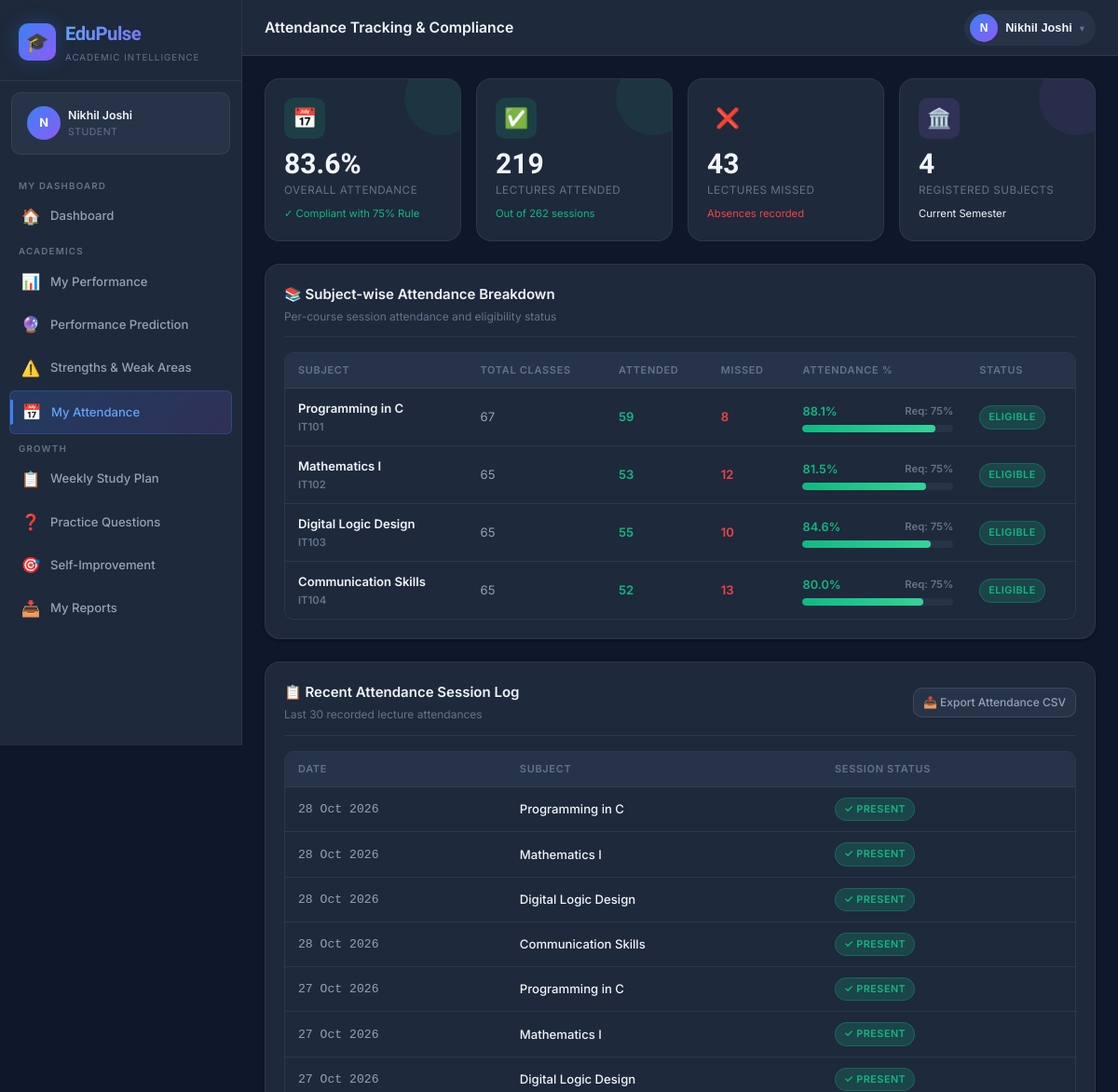
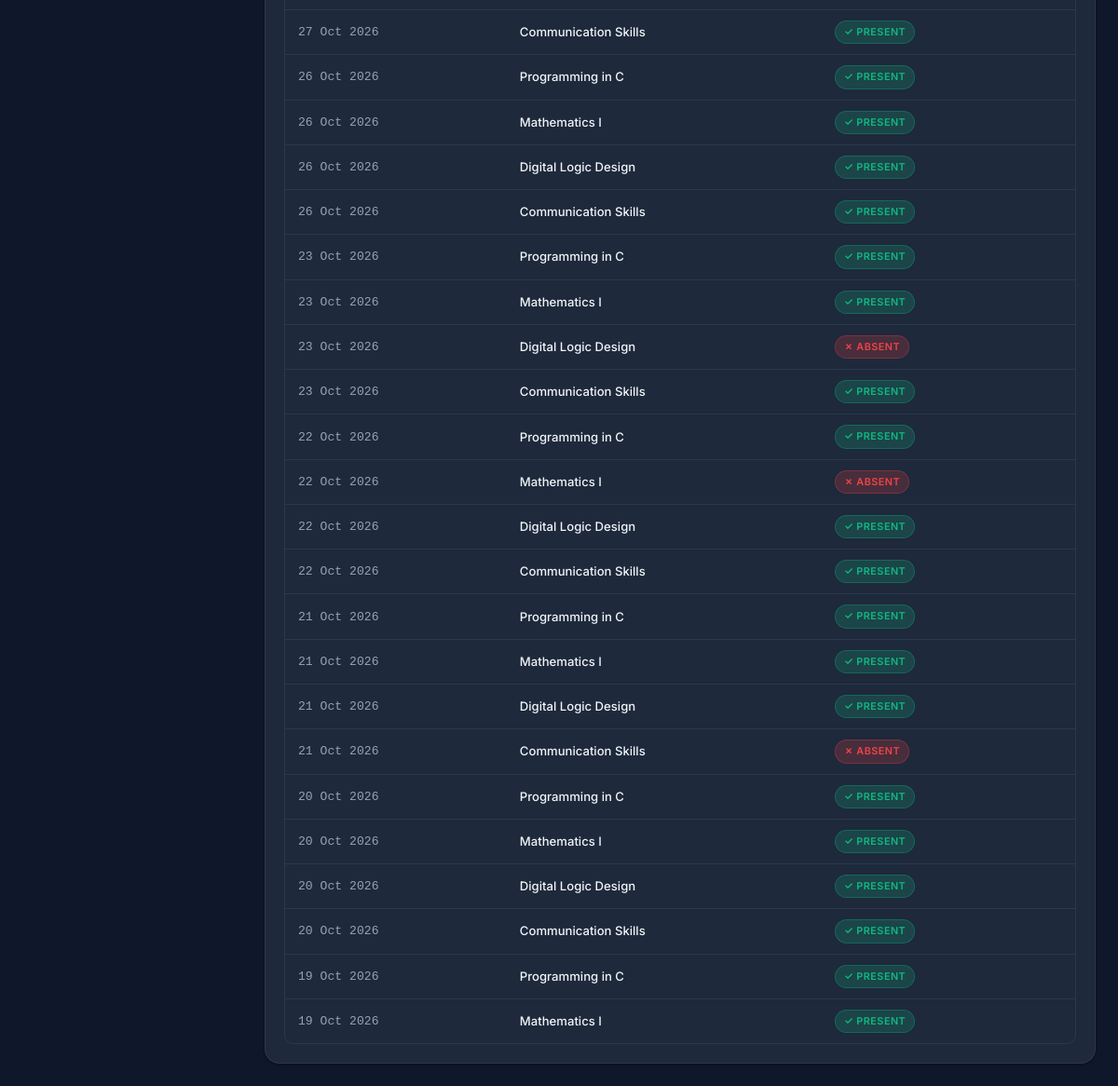
The app's page /student/attendance (signed in) with its own data (2 pictures, top to bottom).
### models.py (models this page shows, shortened)
class Student(db.Model):
    __tablename__ = 'students'
    id = db.Column(db.Integer, primary_key=True)
    user_id = db.Column(db.Integer, db.ForeignKey('users.id'), unique=True, nullable=False)
    roll_number = db.Column(db.String(50), unique=True, nullable=False)
    name = db.Column(db.String(100), nullable=False)
    email = db.Column(db.String(120))
    phone = db.Column(db.String(20))
    department_id = db.Column(db.Integer, db.ForeignKey('departments.id'), nullable=False)
    section_id = db.Column(db.Integer, db.ForeignKey('sections.id'))
    academic_year_id = db.Column(db.Integer, db.ForeignKey('academic_years.id'))
    current_semester = db.Column(db.Integer, default=1)
    date_of_birth = db.Column(db.Date)
    gender = db.Column(db.String(10))
    is_active = db.Column(db.Boolean, default=True)
    enrolled_at = db.Column(db.DateTime, default=datetime.utcnow)
    academic_year = db.relationship('AcademicYear', backref='students')
    marks = db.relationship('Mark', backref='student', lazy=True)
    attendance_records = db.relationship('AttendanceRecord', backref='student', lazy=True)
    tasks = db.relationship('StudentTask', backref='student', lazy=True)
    goals = db.relationship('StudentGoal', backref='student', lazy=True)
    question_attempts = db.relationship('QuestionAttempt', backref='student', lazy=True)

class User(UserMixin, db.Model):
    __tablename__ = 'users'
    id = db.Column(db.Integer, primary_key=True)
    unique_id = db.Column(db.String(50), unique=True, nullable=False)
    password_hash = db.Column(db.String(256), nullable=False)
    role = db.Column(db.String(20), nullable=False)  # 'admin', 'faculty', 'student'
    is_active = db.Column(db.Boolean, default=True)
    last_login = db.Column(db.DateTime)
    created_at = db.Column(db.DateTime, default=datetime.utcnow)
    student = db.relationship('Student', backref='user', uselist=False, lazy=True)
    faculty = db.relationship('Faculty', backref='user', uselist=False, lazy=True)
    admin = db.relationship('Admin', backref='user', uselist=False, lazy=True)

class Subject(db.Model):
    __tablename__ = 'subjects'
    id = db.Column(db.Integer, primary_key=True)
    code = db.Column(db.String(20), nullable=False)
    name = db.Column(db.String(100), nullable=False)
    department_id = db.Column(db.Integer, db.ForeignKey('departments.id'), nullable=False)
    semester = db.Column(db.Integer, nullable=False)
    credits = db.Column(db.Integer, default=3)
    subject_type = db.Column(db.String(20), default='theory')  # theory, lab, project
    is_active = db.Column(db.Boolean, default=True)
    examinations = db.relationship('Examination', backref='subject', lazy=True)
    marks = db.relationship('Mark', backref='subject', lazy=True)
    attendance_records = db.relationship('AttendanceRecord', backref='subject', lazy=True)
    questions = db.relationship('Question', backref='subject', lazy=True)
    __table_args__ = (db.UniqueConstraint('code', 'department_id', 'semester', name='uq_subject_dept_sem'),)

class AttendanceRecord(db.Model):
    __tablename__ = 'attendance_records'
    id = db.Column(db.Integer, primary_key=True)
    student_id = db.Column(db.Integer, db.ForeignKey('students.id'), nullable=False)
    subject_id = db.Column(db.Integer, db.ForeignKey('subjects.id'), nullable=False)
    date = db.Column(db.Date, nullable=False)
    status = db.Column(db.String(10), nullable=False)  # 'present', 'absent', 'late'
    recorded_by = db.Column(db.Integer, db.ForeignKey('faculty.id'))
    recorded_at = db.Column(db.DateTime, default=datetime.utcnow)
    recorder = db.relationship('Faculty', backref='recorded_attendance')
    __table_args__ = (db.UniqueConstraint('student_id', 'subject_id', 'date', name='uq_attendance'),)

### routes/student.py (the view)
@student_bp.route('/attendance')
@student_required
def attendance():
    stu = get_current_student()
    if not stu:
        return redirect(url_for('auth.login'))
    subjects = Subject.query.filter_by(department_id=stu.department_id,
                                       semester=stu.current_semester).all()
    if not subjects:
        subjects = Subject.query.filter_by(department_id=stu.department_id).all()
    subject_att = []
    total_classes_all = 0
    attended_classes_all = 0
    for subj in subjects:
        records = AttendanceRecord.query.filter_by(student_id=stu.id, subject_id=subj.id).all()
        agg = StudentAggregateAttendance.query.filter_by(student_id=stu.id, subject_id=subj.id).first()
        if records:
            total = len(records)
            present = sum(1 for r in records if r.status == 'present')
            pct = round(present / total * 100, 1) if total > 0 else 0
        elif agg:
            total = agg.total_classes
            present = agg.attended_classes
            pct = agg.attendance_percentage or (round(present / total * 100, 1) if total > 0 else 0)
        else:
            total = 0
            present = 0
            pct = 0
        total_classes_all += total
        attended_classes_all += present
        subject_att.append({
            'subject': subj,
            'total': total,
            'present': present,
            'absent': total - present,
            'pct': pct,
            'status': 'good' if pct >= 75 else ('warning' if pct >= 60 else 'danger')
        })
    overall_pct = round(attended_classes_all / total_classes_all * 100, 1) if total_classes_all > 0 else 0
    recent_records = AttendanceRecord.query.filter_by(student_id=stu.id).order_by(
        AttendanceRecord.date.desc()).limit(30).all()
    return render_template('student/attendance.html',
                           student=stu,
                           subject_att=subject_att,
                           recent_records=recent_records,
                           overall_pct=overall_pct,
                           overall_present=attended_classes_all,
                           overall_total=total_classes_all)

### routes/student.py (called while the page is built)
def student_required(f):
    @wraps(f)
    def decorated(*args, **kwargs):
        if not current_user.is_authenticated or current_user.role != 'student':
            flash('Student access required.', 'danger')
            return redirect(url_for('auth.login'))
        return f(*args, **kwargs)
    return login_required(decorated)

def get_current_student():
    return Student.query.filter_by(user_id=current_user.id).first()

### templates/student/attendance.html (shortened to what this page needs)
{% extends 'base.html' %}
{% from 'macros/nav.html' import student_nav %}
{% block page_title %}Attendance Tracking & Compliance{% endblock %}
{% block nav %}{{ student_nav() }}{% endblock %}
{% block content %}
<div class="stat-grid">
  <div class="stat-card {{ 'green' if overall_pct >= 75 else ('orange' if overall_pct >= 65 else 'red') }}">
    <div class="stat-icon {{ 'green' if overall_pct >= 75 else ('orange' if overall_pct >= 65 else 'red') }}">📅</div>
    <div class="stat-value">{{ overall_pct }}%</div>
    <div class="stat-label">Overall Attendance</div>
    <div class="stat-change {{ 'positive' if overall_pct >= 75 else 'negative' }}">
      {{ '✓ Compliant with 75% Rule' if overall_pct >= 75 else '⚠️ Shortage Warning' }}
    </div>
  </div>
  <div class="stat-card green">
    <div class="stat-icon green">✅</div>
    <div class="stat-value">{{ overall_present }}</div>
    <div class="stat-label">Lectures Attended</div>
    <div class="stat-change positive">Out of {{ overall_total }} sessions</div>
  </div>
  <div class="stat-card red">
    <div class="stat-icon red">❌</div>
    <div class="stat-value">{{ overall_total - overall_present }}</div>
    <div class="stat-label">Lectures Missed</div>
    <div class="stat-change negative">Absences recorded</div>
  </div>
  <div class="stat-card purple">
    <div class="stat-icon purple">🏛️</div>
    <div class="stat-value">{{ subject_att|length }}</div>
    <div class="stat-label">Registered Subjects</div>
    <div class="stat-change neutral">Current Semester</div>
  </div>
</div>
<div class="card" style="margin-bottom:24px;">
  <div class="card-header">
    <div>
      <div class="card-title">📚 Subject-wise Attendance Breakdown</div>
      <div class="card-subtitle">Per-course session attendance and eligibility status</div>
    </div>
  </div>
  {% if subject_att %}
  <div class="table-responsive">
    <table class="table">
      <thead>
        <tr>
          <th>Subject</th>
          <th>Total Classes</th>
          <th>Attended</th>
          <th>Missed</th>
          <th>Attendance %</th>
          <th>Status</th>
        </tr>
      </thead>
      <tbody>
        {% for s in subject_att %}
        <tr>
          <td style="font-weight:600; color:var(--text-primary);">
            {{ s.subject.name }}
            <div class="text-xs text-muted">{{ s.subject.code }}</div>
          </td>
          <td>{{ s.total }}</td>
          <td style="color:var(--accent-green); font-weight:600;">{{ s.present }}</td>
          <td style="color:var(--accent-red); font-weight:600;">{{ s.absent }}</td>
          <td style="min-width:160px;">
            <div style="display:flex; justify-content:space-between; margin-bottom:4px; font-weight:600; font-size:0.85rem;">
              <span class="{{ 'grade-a' if s.pct >= 75 else ('grade-c' if s.pct >= 65 else 'grade-f') }}">{{ s.pct }}%</span>
              <span class="text-xs text-muted">Req: 75%</span>
            </div>
            <div class="progress-bar-wrapper">
              <div class="progress-bar {{ 'green' if s.pct >= 75 else ('orange' if s.pct >= 65 else 'red') }}" style="width:{{ s.pct | round(0) | int }}%;"></div>
            </div>
          </td>
          <td>
            <span class="badge {{ 'badge-success' if s.status == 'good' else ('badge-warning' if s.status == 'warning' else 'badge-danger') }}">
              {{ 'Eligible' if s.status == 'good' else ('Borderline' if s.status == 'warning' else 'Shortage') }}
            </span>
          </td>
        </tr>
        {% endfor %}
      </tbody>
    </table>
  </div>
  {% else %}
  <div class="empty-state">
    <div class="empty-icon">📅</div>
    <div class="empty-title">No subject attendance recorded</div>
    <div class="empty-text">Attendance rolls will populate as teachers conduct class sessions.</div>
  </div>
  {% endif %}
</div>
<div class="card">
  <div class="card-header">
    <div>
      <div class="card-title">📋 Recent Attendance Session Log</div>
      <div class="card-subtitle">Last 30 recorded lecture attendances</div>
    </div>
    <a href="{{ url_for('student.download_attendance') }}" class="btn btn-secondary btn-sm">
      📥 Export Attendance CSV
    </a>
  </div>
  {% if recent_records %}
  <div class="table-responsive">
    <table class="table">
      <thead>
        <tr>
          <th>Date</th>
          <th>Subject</th>
          <th>Session Status</th>
        </tr>
      </thead>
      <tbody>
        {% for r in recent_records %}
        <tr>
          <td style="font-family:monospace; color:var(--text-secondary);">
            {{ r.date.strftime('%d %b %Y') if r.date else '—' }}
          </td>
          <td style="font-weight:500; color:var(--text-primary);">
            {{ r.subject.name if r.subject else 'Class Session' }}
          </td>
          <td>
            <span class="badge {{ 'badge-success' if r.status == 'present' else 'badge-danger' }}">
              {{ '✓ Present' if r.status == 'present' else '✗ Absent' }}
            </span>
          </td>
        </tr>
        {% endfor %}
      </tbody>
    </table>
  </div>
  {% else %}
  <div class="empty-state">
    <div class="empty-icon">📋</div>
    <div class="empty-title">No attendance sessions logged yet</div>
  </div>
  {% endif %}
</div>
{% endblock %}

### templates/base.html (shortened to what this page needs)
<!DOCTYPE html>
<html lang="en">
<head>
  <link rel="stylesheet" href="{{ url_for('static', filename='css/style.css') }}">
</head>
<body class="{{ 'role-' + current_user.role if current_user.is_authenticated else '' }}">
{% if current_user.is_authenticated %}
<div class="app-wrapper">
  <aside class="sidebar" id="sidebar">
    <div class="sidebar-brand">
      <a href="{{ url_for(current_user.role + '.dashboard') }}" class="brand-logo" style="text-decoration:none;">
        <div class="brand-icon">🎓</div>
        <div>
          <div class="brand-name">EduPulse</div>
          <div class="brand-tagline">Academic Intelligence</div>
        </div>
      </a>
    </div>
    {% if current_user.role == 'admin' and current_user.admin %}
    {% set display_name = current_user.admin.name %}
    {% elif current_user.role == 'faculty' and current_user.faculty %}
    {% set display_name = current_user.faculty.name %}
    {% elif current_user.role == 'student' and current_user.student %}
    {% set display_name = current_user.student.name %}
    {% else %}
    {% set display_name = current_user.unique_id %}
    {% endif %}
    <div class="sidebar-user flex items-center gap-2">
      <div class="user-avatar">{{ display_name[0] if display_name else '?' }}</div>
      <div class="user-info">
        <div class="user-name">{{ display_name }}</div>
        <div class="user-role">{{ current_user.role | capitalize }}</div>
      </div>
    </div>
    <nav class="sidebar-nav">
      {% block nav %}{% endblock %}
    </nav>
  </aside>
  <div class="main-content">
    <header class="topbar">
      <div class="topbar-left">
        <div>
          <div class="page-title">{% block page_title %}Dashboard{% endblock %}</div>
        </div>
      </div>
      <div class="topbar-right" style="display:flex; align-items:center; gap:12px;">
        <div class="profile-dropdown-wrapper" style="position:relative;">
          <button type="button" class="profile-btn" onclick="toggleProfileMenu(event)" id="profileBtn" style="display:flex; align-items:center; gap:8px; background:var(--bg-elevated); border:1px solid var(--border-color); border-radius:999px; padding:4px 12px 4px 6px; cursor:pointer; color:var(--text-primary);">
            <div class="user-avatar" style="width:30px; height:30px; font-size:0.8rem; border-radius:50%; background:linear-gradient(135deg, var(--brand-500), var(--accent-purple)); display:flex; align-items:center; justify-content:center; color:#fff; font-weight:700;">{{ display_name[0] if display_name else '?' }}</div>
            <span style="font-size:0.85rem; font-weight:600; max-width:120px; overflow:hidden; text-overflow:ellipsis; white-space:nowrap;">{{ display_name }}</span>
            <span style="font-size:0.7rem; color:var(--text-muted);">▾</span>
          </button>
        </div>
      </div>
    </header>
    <main class="page-content">
      {% block content %}{% endblock %}
    </main>
  </div>
</div>
{% else %}
{% block auth_content %}{% endblock %}
{% endif %}
</body>
</html>

### records on screen
Student: name "N", name "Nikhil Joshi"
User: role "STUDENT", is_active True (drawn)
Subject: subject.name "Programming in C", subject.code "IT101"
Subject: subject.name "Mathematics I", subject.code "IT102"
Subject: subject.name "Digital Logic Design", subject.code "IT103"
Subject: subject.name "Communication Skills", subject.code "IT104"
AttendanceRecord: date "28 Oct 2026", subject "Programming in C", status "✓ PRESENT"
AttendanceRecord: date "28 Oct 2026", subject "Mathematics I", status "✓ PRESENT"
AttendanceRecord: date "28 Oct 2026", subject "Digital Logic Design", status "✓ PRESENT"
AttendanceRecord: date "28 Oct 2026", subject "Communication Skills", status "✓ PRESENT"
AttendanceRecord: date "27 Oct 2026", subject "Programming in C", status "✓ PRESENT"
AttendanceRecord: date "27 Oct 2026", subject "Mathematics I", status "✓ PRESENT"
AttendanceRecord: date "27 Oct 2026", subject "Digital Logic Design", status "✓ PRESENT"
AttendanceRecord: date "27 Oct 2026", subject "Communication Skills", status "✓ PRESENT"
AttendanceRecord: date "26 Oct 2026", subject "Programming in C", status "✓ PRESENT"
AttendanceRecord: date "26 Oct 2026", subject "Mathematics I", status "✓ PRESENT"
AttendanceRecord: date "26 Oct 2026", subject "Digital Logic Design", status "✓ PRESENT"
AttendanceRecord: date "26 Oct 2026", subject "Communication Skills", status "✓ PRESENT"
AttendanceRecord: date "23 Oct 2026", subject "Programming in C", status "✓ PRESENT"
AttendanceRecord: date "23 Oct 2026", subject "Mathematics I", status "✓ PRESENT"
AttendanceRecord: date "23 Oct 2026", subject "Digital Logic Design", status "✗ ABSENT"
AttendanceRecord: date "23 Oct 2026", subject "Communication Skills", status "✓ PRESENT"
AttendanceRecord: date "22 Oct 2026", subject "Programming in C", status "✓ PRESENT"
AttendanceRecord: date "22 Oct 2026", subject "Mathematics I", status "✗ ABSENT"
AttendanceRecord: date "22 Oct 2026", subject "Digital Logic Design", status "✓ PRESENT"
AttendanceRecord: date "22 Oct 2026", subject "Communication Skills", status "✓ PRESENT"
AttendanceRecord: date "21 Oct 2026", subject "Programming in C", status "✓ PRESENT"
AttendanceRecord: date "21 Oct 2026", subject "Mathematics I", status "✓ PRESENT"
AttendanceRecord: date "21 Oct 2026", subject "Digital Logic Design", status "✓ PRESENT"
AttendanceRecord: date "21 Oct 2026", subject "Communication Skills", status "✗ ABSENT"
AttendanceRecord: date "20 Oct 2026", subject "Programming in C", status "✓ PRESENT"
AttendanceRecord: date "20 Oct 2026", subject "Mathematics I", status "✓ PRESENT"
AttendanceRecord: date "20 Oct 2026", subject "Digital Logic Design", status "✓ PRESENT"
AttendanceRecord: date "20 Oct 2026", subject "Communication Skills", status "✓ PRESENT"
AttendanceRecord: date "19 Oct 2026", subject "Programming in C", status "✓ PRESENT"
AttendanceRecord: date "19 Oct 2026", subject "Mathematics I", status "✓ PRESENT"

### other values on screen
{{ overall_pct }} "83.6"
{{ overall_present }} "219"
{{ overall_total }} "262"
{{ overall_total - overall_present }} "43"
{{ subject_att|length }} "4"
{{ s.total }} "67" "65" "65" "65"
{{ s.present }} "59" "53" "55" "52"
{{ s.absent }} "8" "12" "10" "13"
{{ s.pct }} "88.1" "81.5" "84.6" "80.0"
